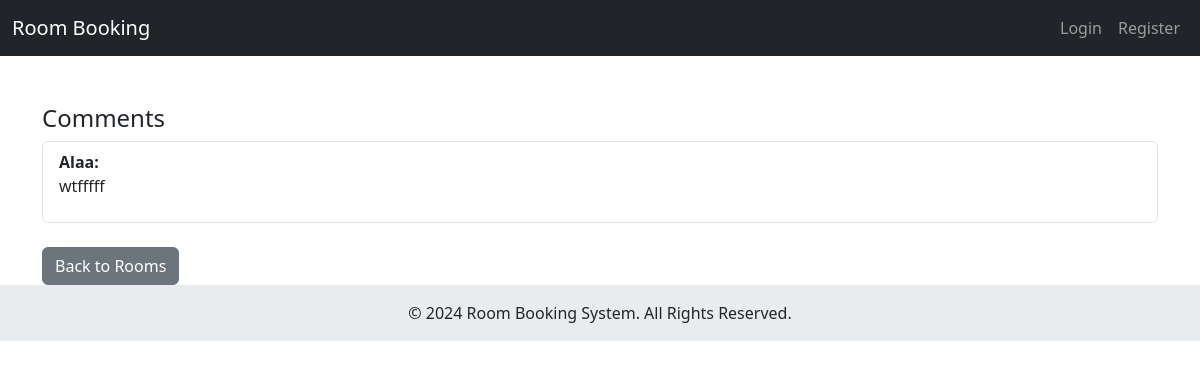
Before: /cs333-project/room_details.php?id=4 with the older database file.
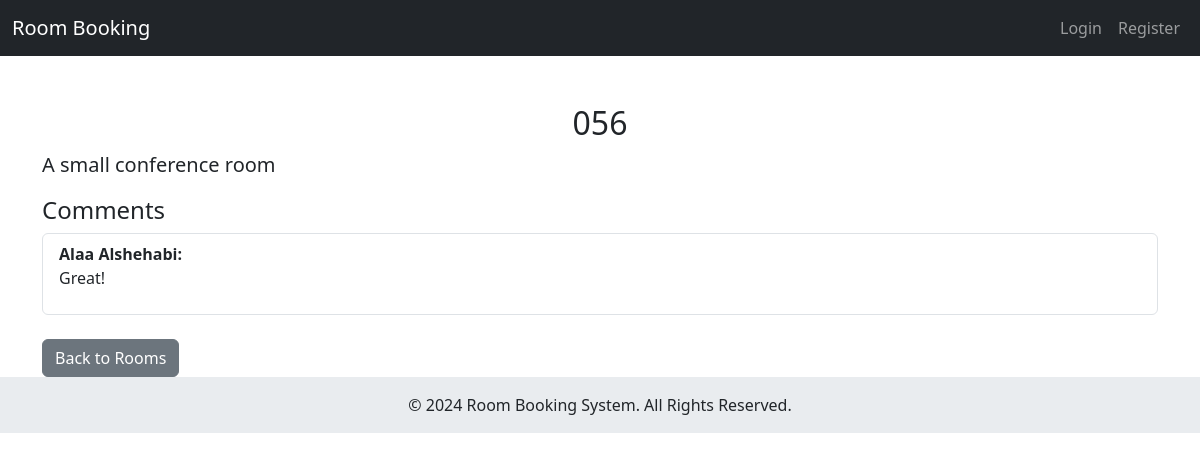
After: the same page with the newer database file.
### tables this page shows
CREATE TABLE `comments` (
  `id` int(11) NOT NULL,
  `room_id` int(11) NOT NULL,
  `user_id` int(11) NOT NULL,
  `comment` text NOT NULL,
  `response` text DEFAULT NULL,
  `created_at` timestamp NOT NULL DEFAULT current_timestamp(),
  `updated_at` timestamp NOT NULL DEFAULT current_timestamp() ON UPDATE current_timestamp()
);

CREATE TABLE `users` (
  `id` int(11) NOT NULL,
  `name` varchar(100) NOT NULL,
  `email` varchar(100) NOT NULL,
  `password` varchar(255) NOT NULL,
  `profile_picture` varchar(255) DEFAULT NULL,
  `user_type` enum('admin','user') NOT NULL DEFAULT 'user'
);

CREATE TABLE `rooms` (
  `id` int(11) NOT NULL,
  `room_name` varchar(100) NOT NULL,
  `capacity` int(11) NOT NULL,
  `description` text DEFAULT NULL,
  `equipment` text DEFAULT NULL,
  `created_at` timestamp NOT NULL DEFAULT current_timestamp(),
  `updated_at` timestamp NOT NULL DEFAULT current_timestamp() ON UPDATE current_timestamp()
);

### cs333-project/room_details.php (the view, shortened to what this page needs)
<?php
require 'connection.php';
include 'header.php';
$room_id = $_GET['id'];
$stmt = $pdo->prepare("SELECT * FROM rooms WHERE id = :id");
$stmt->execute(['id' => $room_id]);
$room = $stmt->fetch(PDO::FETCH_ASSOC);
$stmt = $pdo->prepare("SELECT c.comment, u.name AS user_name
                       FROM comments c
                       JOIN users u ON c.user_id = u.id
                       WHERE c.room_id = :room_id
                       ORDER BY c.created_at DESC");
$stmt->execute(['room_id' => $room_id]);
$comments = $stmt->fetchAll(PDO::FETCH_ASSOC);
?>
<div class="container mt-5">
    <h2 class="text-center"><?= htmlspecialchars($room['room_name']) ?></h2>
    <p class="lead"><?= htmlspecialchars($room['description']) ?></p>
    <h4>Comments</h4>
    <?php if (empty($comments)): ?>
        <p>No comments yet. Be the first to comment!</p>
    <?php else: ?>
        <ul class="list-group">
            <?php foreach ($comments as $comment): ?>
                <li class="list-group-item">
                    <strong><?= htmlspecialchars($comment['user_name']) ?>:</strong>
                    <p><?= htmlspecialchars($comment['comment']) ?></p>
                </li>
            <?php endforeach; ?>
        </ul>
    <?php endif; ?>
    <a href="rooms.php" class="btn btn-secondary mt-4">Back to Rooms</a>
</div>
<?php include 'footer.php'; ?>

Changed rows visible on the page:
removed comments: user.name "Alaa", comment "wtfffff"
now on this page (row edited): rooms: room_name "056", description "A small conference room"
added comments: user.name "Alaa Alshehabi", comment "Great!"
